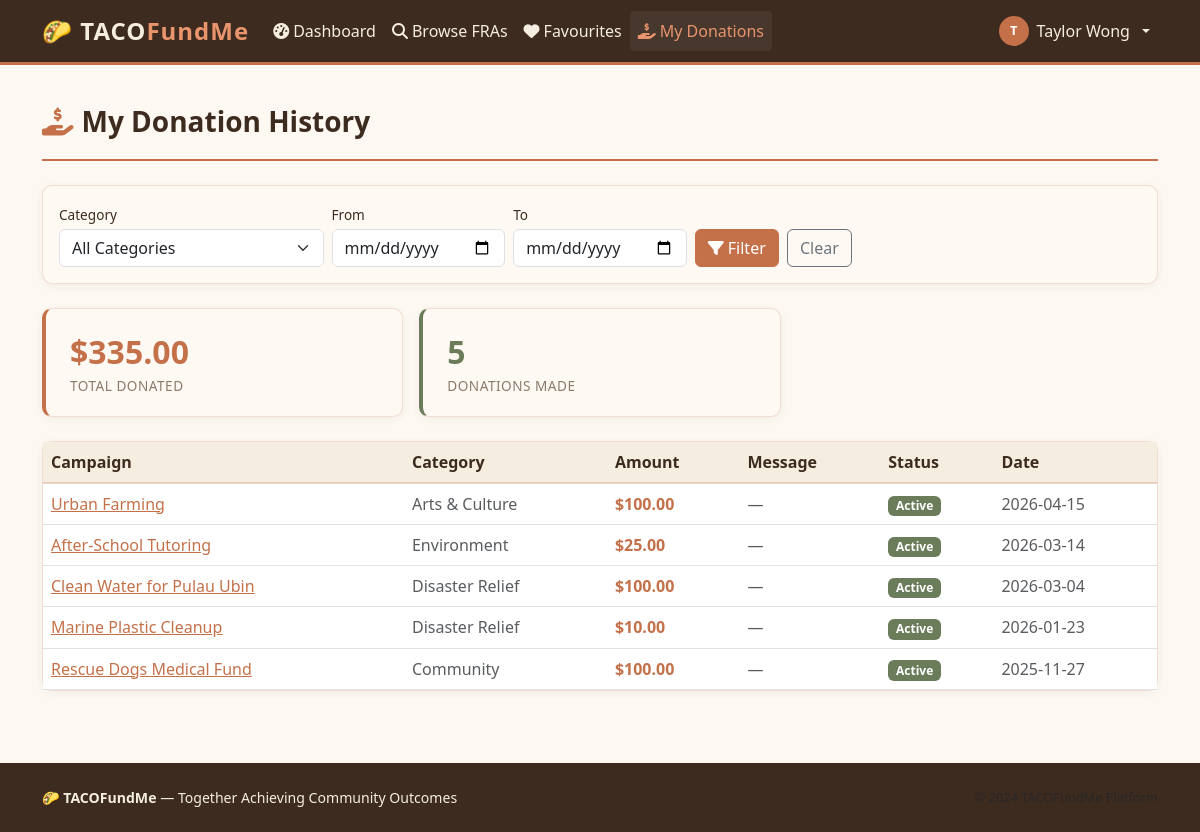
/donations (signed in), run on the app's committed database.
### tables this page shows
CREATE TABLE donations (
            id         INTEGER PRIMARY KEY AUTOINCREMENT,
            donor_id   INTEGER NOT NULL REFERENCES users(id) ON DELETE CASCADE,
            fra_id     INTEGER NOT NULL REFERENCES fras(id) ON DELETE CASCADE,
            amount     REAL    NOT NULL,
            message    TEXT    NOT NULL DEFAULT '',
            donated_at TEXT    NOT NULL
        );

CREATE TABLE fras (
            id            INTEGER PRIMARY KEY AUTOINCREMENT,
            title         TEXT    NOT NULL,
            description   TEXT    NOT NULL DEFAULT '',
            category_id   INTEGER REFERENCES categories(id) ON DELETE SET NULL,
            monetary_goal REAL    NOT NULL DEFAULT 0,
            view_count    INTEGER NOT NULL DEFAULT 0,
            favorite_count INTEGER NOT NULL DEFAULT 0,
            status        TEXT    NOT NULL DEFAULT 'draft',
            image_url     TEXT,
            created_by    INTEGER NOT NULL REFERENCES users(id) ON DELETE CASCADE,
            created_at    TEXT    NOT NULL,
            updated_at    TEXT    NOT NULL
        );

CREATE TABLE categories (
            id          INTEGER PRIMARY KEY AUTOINCREMENT,
            name        TEXT    NOT NULL UNIQUE,
            description TEXT,
            created_at  TEXT    NOT NULL DEFAULT (datetime('now'))
        );

### boundary/routes.py (the view)
@app.route('/donations')
@donee_required
def my_donations():
    cat_id = request.args.get('category_id', '')
    start = request.args.get('start_date', '')
    end = request.args.get('end_date', '')
    donations = DoneeController.get_donations(
        session['user_id'],
        int(cat_id) if cat_id else None,
        start or None, end or None
    )
    cats = CategoryController.list_all()
    total = sum(d['amount'] for d in donations)
    return render_template('donee/donations.html',
                           donations=donations, categories=cats,
                           cat_id=cat_id, start=start, end=end,
                           total=total)

### boundary/routes.py (called while the page is built)
def login_required(f):
    @wraps(f)
    def decorated(*args, **kwargs):
        if 'user_id' not in session:
            flash('Please log in to continue.', 'warning')
            return redirect(url_for('login'))
        return f(*args, **kwargs)
    return decorated

def donee_required(f):
    @wraps(f)
    @login_required
    def decorated(*args, **kwargs):
        if session.get('role') not in ('donee', 'donor', 'volunteer'):
            flash('Donee access required.', 'danger')
            return redirect(url_for('dashboard'))
        return f(*args, **kwargs)
    return decorated

### templates/donee/donations.html (shortened to what this page needs)
{% extends "base.html" %}
{% block content %}
<div class="page-header">
  <h1><i class="fa fa-hand-holding-dollar me-2 text-clay"></i>My Donation History</h1>
</div>
<div class="card mb-4">
  <div class="card-body py-3">
    <form method="GET" class="row g-2 align-items-end">
      <div class="col-md-3">
        <label class="form-label mb-1" style="font-size:.85rem;">Category</label>
        <select name="category_id" class="form-select">
          <option value="">All Categories</option>
        </select>
      </div>
      <div class="col-md-2">
        <label class="form-label mb-1" style="font-size:.85rem;">From</label>
        <input type="date" name="start_date" class="form-control" value="{{ start }}">
      </div>
      <div class="col-md-2">
        <label class="form-label mb-1" style="font-size:.85rem;">To</label>
        <input type="date" name="end_date" class="form-control" value="{{ end }}">
      </div>
      <div class="col-auto">
        <button type="submit" class="btn btn-primary">
          <i class="fa fa-filter me-1"></i>Filter
        </button>
        <a href="{{ url_for('my_donations') }}" class="btn btn-outline-secondary ms-1">Clear</a>
      </div>
    </form>
  </div>
</div>
<div class="row g-3 mb-4">
  <div class="col-sm-6 col-md-4">
    <div class="card stat-card">
      <div class="stat-value">${{ "%.2f"|format(total) }}</div>
      <div class="stat-label">Total Donated</div>
    </div>
  </div>
  <div class="col-sm-6 col-md-4">
    <div class="card stat-card moss">
      <div class="stat-value">{{ donations|length }}</div>
      <div class="stat-label">Donations Made</div>
    </div>
  </div>
</div>
{% if donations %}
<div class="card">
  <div class="table-responsive">
    <table class="table table-hover mb-0">
      <thead>
        <tr>
          <th>Campaign</th><th>Category</th><th>Amount</th>
          <th>Message</th><th>Status</th><th>Date</th>
        </tr>
      </thead>
      <tbody>
        {% for d in donations %}
        <tr>
          <td>
            {% if d.fra_status == 'active' %}
            <a href="{{ url_for('fra_detail', fra_id=d.fra_id) }}">{{ d.fra_title }}</a>
            {% else %}
            {{ d.fra_title }}
            {% endif %}
          </td>
          <td class="text-muted">{{ d.category_name or '—' }}</td>
          <td class="fw-bold text-clay">${{ "%.2f"|format(d.amount) }}</td>
          <td class="text-muted">
            {% if d.message %}
            <span title="{{ d.message }}">{{ d.message[:40] }}{% if d.message|length > 40 %}…{% endif %}</span>
            {% else %}—{% endif %}
          </td>
          <td>
            <span class="badge badge-status-{{ d.fra_status }}">
              {{ d.fra_status|title }}
            </span>
          </td>
          <td class="text-muted">{{ d.donated_at[:10] }}</td>
        </tr>
        {% endfor %}
      </tbody>
    </table>
  </div>
</div>
{% endif %}
{% endblock %}

### static/css/style.css (style rules this page uses)
:root { --clay: #c4714a; --clay-dark: #a85a35; --clay-light: #e8956e; --sand: #f5ede0; --bark: #3d2b1f; --moss: #6b7c5a; --moss-dark: #556347; --parchment: #fdf8f2; --warm-white: #fff9f4; --muted: #8c7b6b; }
body { background-color: var(--parchment); color: var(--bark); font-family: 'Segoe UI', Tahoma, Geneva, Verdana, sans-serif; min-height: 100vh; display: flex; flex-direction: column; }
a { color: var(--clay); }
.card { border: 1px solid rgba(196,113,74,.2); border-radius: 10px; background-color: var(--warm-white); box-shadow: 0 2px 8px rgba(61,43,31,.06); transition: box-shadow .2s, transform .2s; }
.btn-primary, .btn-clay { background-color: var(--clay); border-color: var(--clay); color: #fff; }
.badge-status-active { background-color: var(--moss); color:#fff; }
.stat-card { border-left: 4px solid var(--clay); padding: 1.2rem 1.5rem; }
.stat-card .stat-value { font-size: 2rem; font-weight: 700; color: var(--clay); }
.stat-card .stat-label { font-size: .85rem; color: var(--muted); text-transform: uppercase; letter-spacing: .5px; }
.stat-card.moss { border-left-color: var(--moss); }
.stat-card.moss .stat-value { color: var(--moss); }
.table thead th { background-color: var(--sand); color: var(--bark); font-weight: 600; border-bottom: 2px solid rgba(196,113,74,.3); white-space: nowrap; }
.form-label { font-weight: 500; color: var(--bark); }
.page-header { border-bottom: 2px solid var(--clay); padding-bottom: .75rem; margin-bottom: 1.5rem; }
.page-header h1 { font-size: 1.75rem; font-weight: 700; color: var(--bark); }
.text-clay { color: var(--clay) !important; }

### data on the page
donations: fra_title "Urban Farming", name "Arts & Culture", amount "100.00", fra_status "Active", donated_at "2026-04-15"
donations: fra_title "After-School Tutoring", name "Environment", amount "25.00", fra_status "Active", donated_at "2026-03-14"
donations: fra_title "Clean Water for Pulau Ubin", name "Disaster Relief", amount "100.00", fra_status "Active", donated_at "2026-03-04"
donations: fra_title "Marine Plastic Cleanup", name "Disaster Relief", amount "10.00", fra_status "Active", donated_at "2026-01-23"
donations: fra_title "Rescue Dogs Medical Fund", name "Community", amount "100.00", fra_status "Active", donated_at "2025-11-27"

### other printed values
{{ session.name[0]|upper }} "T"
{{ session.name }} "Taylor Wong"
{{ "%.2f"|format(total) }} "335.00"
{{ donations|length }} "5"
